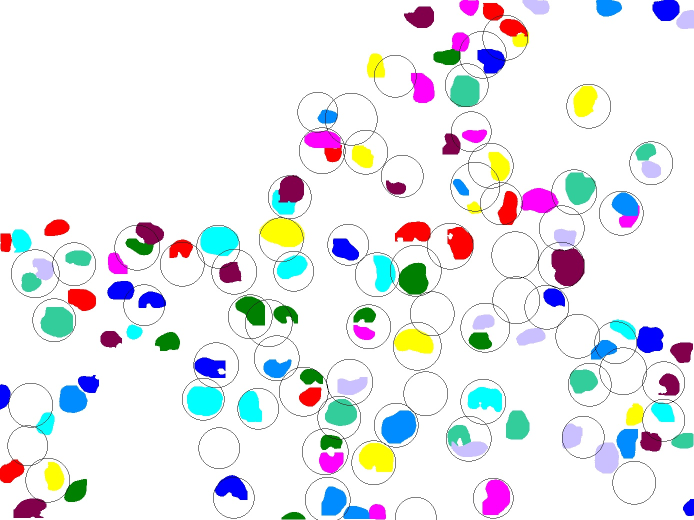
#> input picture Masks/CHO/13-3IF_CHO_Branco_Alt.tif.jpg, 1388 x 1040 px, given as the content of the folder C:/Users/hemax/Desktop/Imagens_Membrana/CHO_blue, which was not available (shown at 1/2 size)
$ python test.py   (older library calls are emulated)
#> lines starting #> are read from the running program, lines starting #| are printed output that depends on the picture
### nuclei_features.py
# -*- coding: utf-8 -*-
"""
Created on Sat Dec 14 10:29:57 2019

@author: Hemaxi
"""

'''Extract features from each nucleus in the DAPI image and save in a pandas dataframe.'''

#import the packages
import cv2
import os
import pickle
import pandas as pd
import numpy as np
from skimage.segmentation import clear_border
from skimage.measure import regionprops, shannon_entropy
import matplotlib.pyplot as plt
from skimage.feature import local_binary_pattern, greycomatrix
from skimage import exposure
import skimage
from skimage.measure import label


def obtain_features(images_path, predictions_path, types, pickle_obj):
	#create the dataframe
#> called with pickle_obj = True
    features = pd.DataFrame(columns = ["Image", "Area", "BBox_Area", "Perimeter", "Eccentricity", "Total Intensity", "Mean Intensity", "Solidity",
                                      "Local Binary Pattern", "Entropy", "Shannon Entropy", "Centroid_x", "Centroid_y"])

	#for each image and prediction, read the image, load the pickle object
    for img, pred in zip(os.listdir(images_path), os.listdir(predictions_path)):
		#read the image
        image = cv2.imread(os.path.join(images_path, img), cv2.IMREAD_GRAYSCALE)
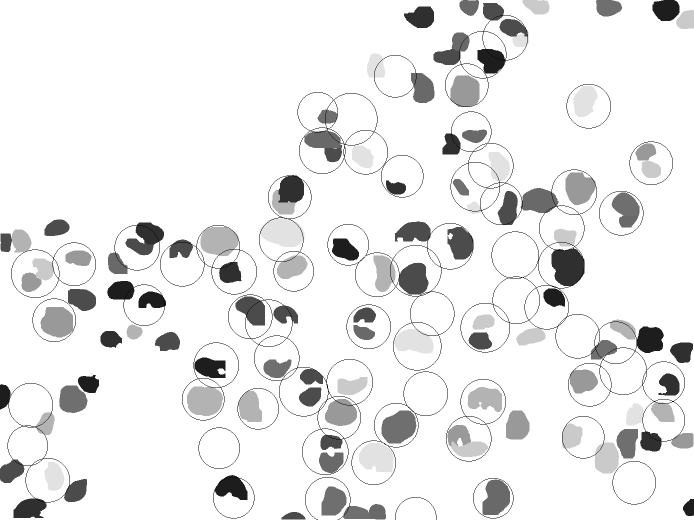
#> image: shape (1040, 1388) (shown at 1/2 size); min 0, max 255, mean 233.9
		#image = exposure.equalize_hist(image)
		######image = aux_percentile(img, image, types, values)
		#image = exposure.rescale_intensity(image, in_range=(p2, p98))

        if (pickle_obj):

			#load the pickle
            pickle_in = open(os.path.join(predictions_path, pred), "rb")
#> (the run stopped early here; a loop or call above may not have finished)

$ run again, on Masks/CHO/25-3IF_CHO_WT_Alt.tif.jpg
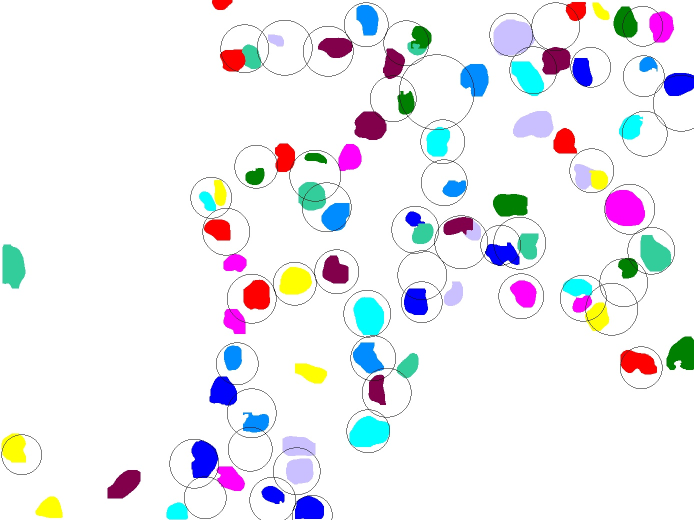
#> input picture Masks/CHO/25-3IF_CHO_WT_Alt.tif.jpg, 1388 x 1040 px, given as the content of the folder C:/Users/hemax/Desktop/Imagens_Membrana/CHO_blue, which was not available (shown at 1/2 size)
#> in obtain_features, `image = cv2.imread(os.path.join(images_path, img), cv2.IMREAD_GRAYSCALE)`:
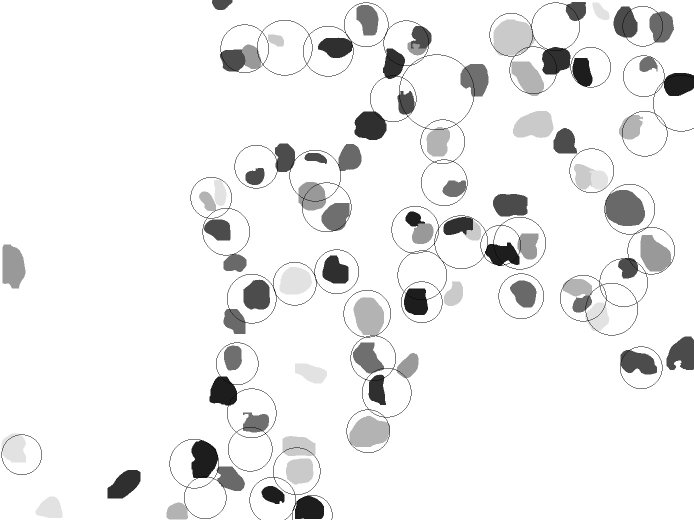
#> image: shape (1040, 1388) (shown at 1/2 size); min 0, max 255, mean 237.7

$ run again, on Masks/CHO/27-3IF_CHO_WT_Alt.tif.jpg
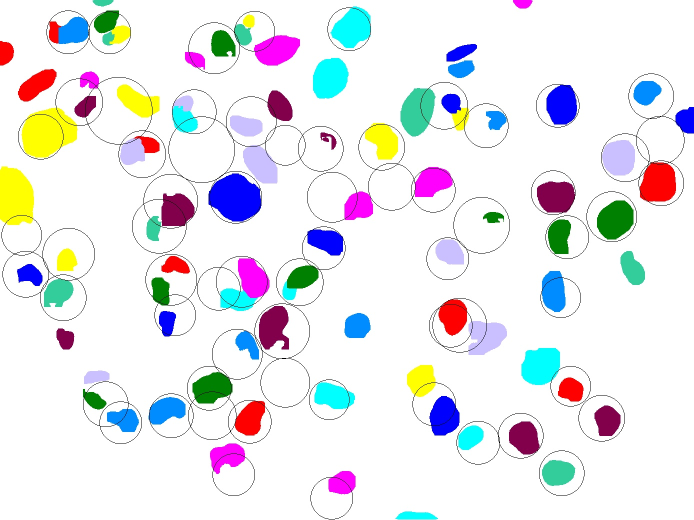
#> input picture Masks/CHO/27-3IF_CHO_WT_Alt.tif.jpg, 1388 x 1040 px, given as the content of the folder C:/Users/hemax/Desktop/Imagens_Membrana/CHO_blue, which was not available (shown at 1/2 size)
#> in obtain_features, `image = cv2.imread(os.path.join(images_path, img), cv2.IMREAD_GRAYSCALE)`:
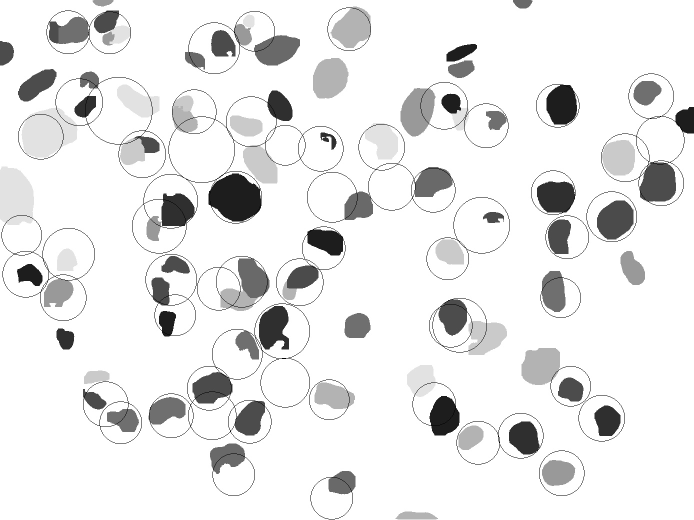
#> image: shape (1040, 1388) (shown at 1/2 size); min 0, max 255, mean 232.4

$ run again, on Masks/CHO/29-3IF_CHO_Mock_Alt.tif.jpg
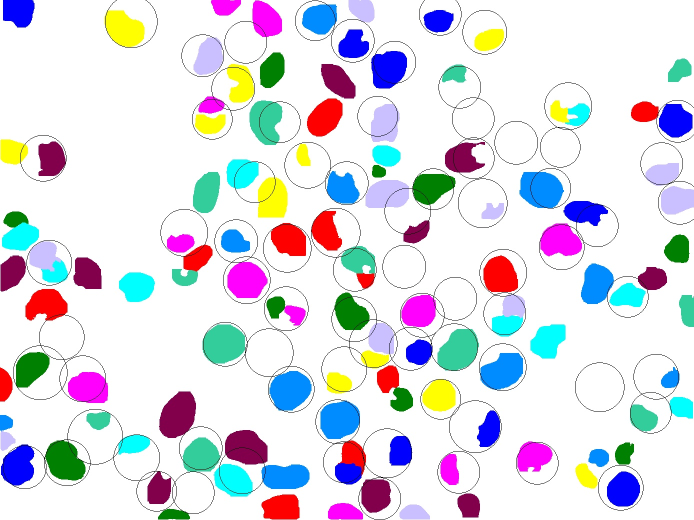
#> input picture Masks/CHO/29-3IF_CHO_Mock_Alt.tif.jpg, 1388 x 1040 px, given as the content of the folder C:/Users/hemax/Desktop/Imagens_Membrana/CHO_blue, which was not available (shown at 1/2 size)
#> in obtain_features, `image = cv2.imread(os.path.join(images_path, img), cv2.IMREAD_GRAYSCALE)`:
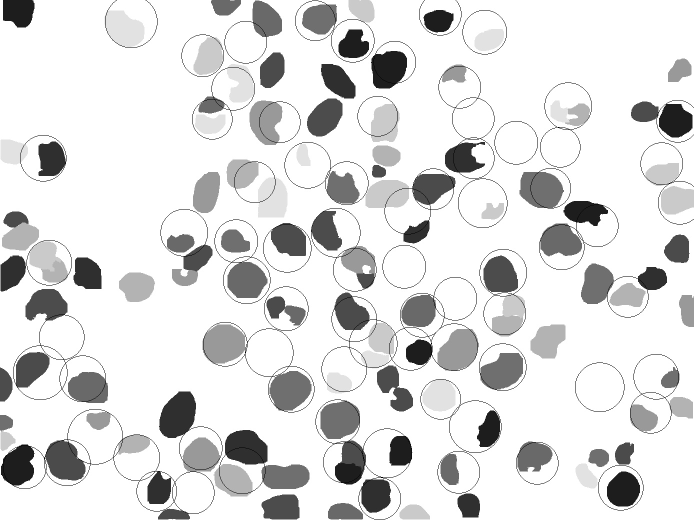
#> image: shape (1040, 1388) (shown at 1/2 size); min 0, max 255, mean 220.9
